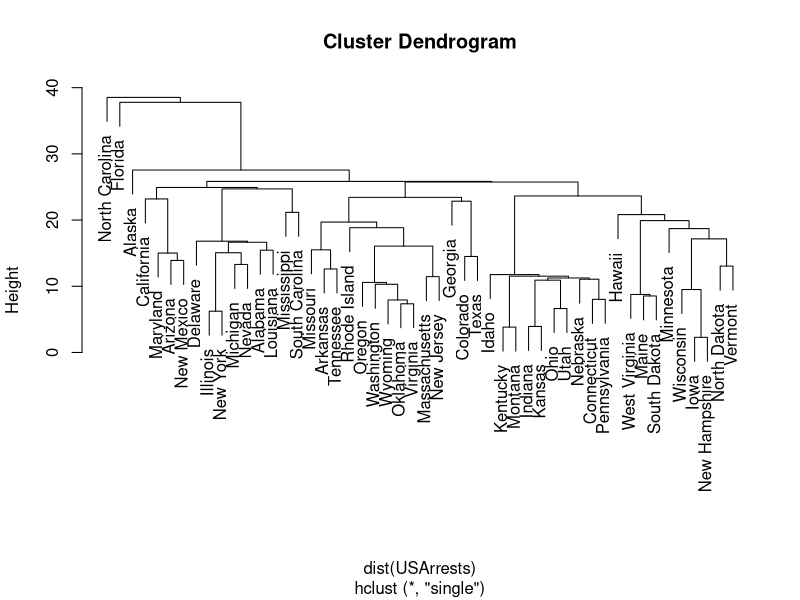
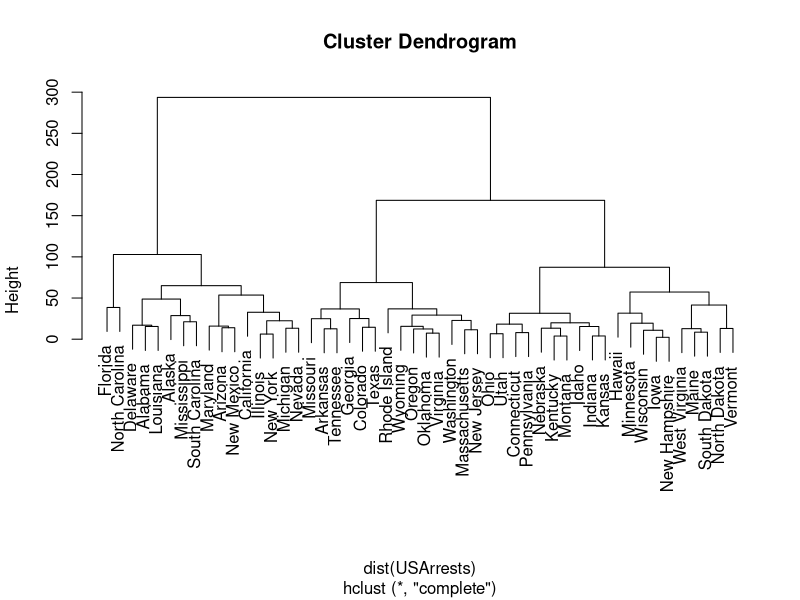
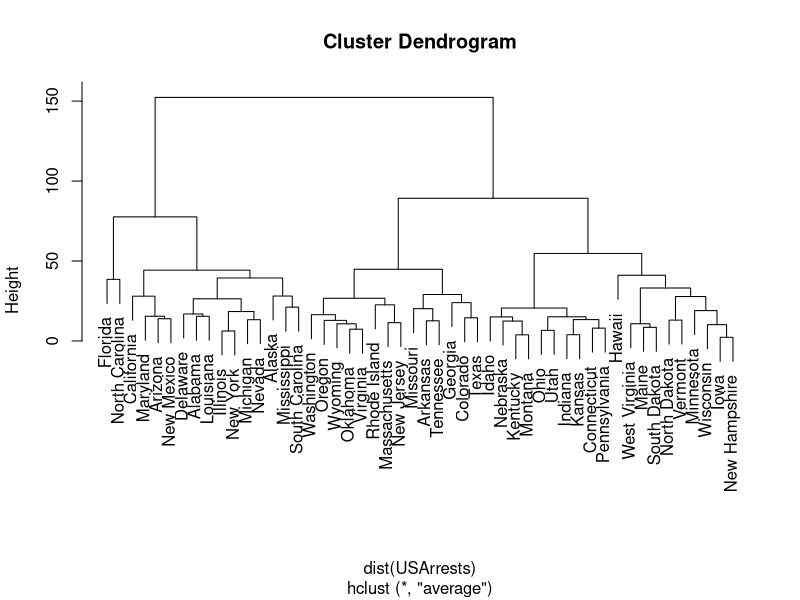
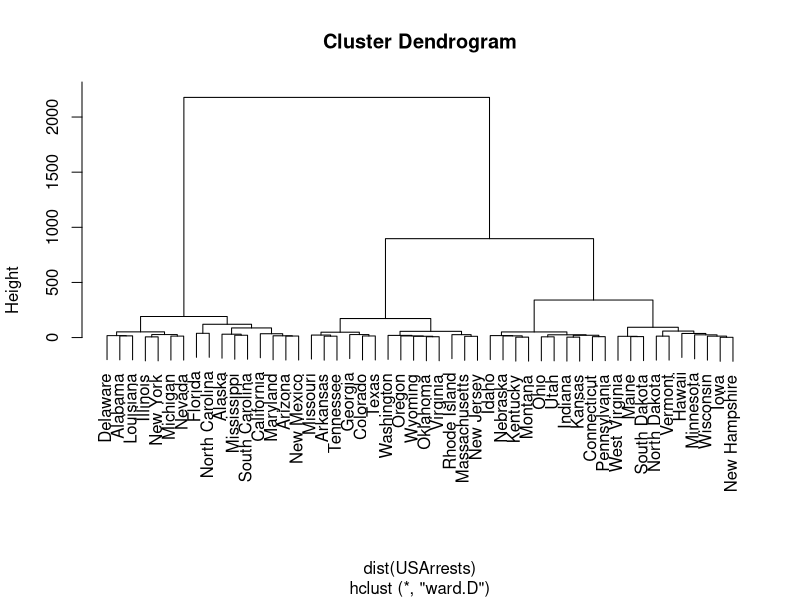
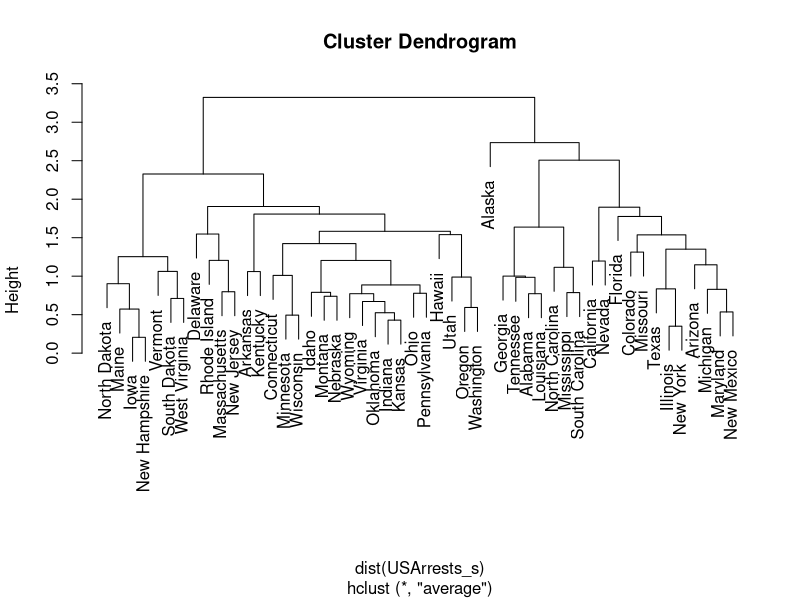
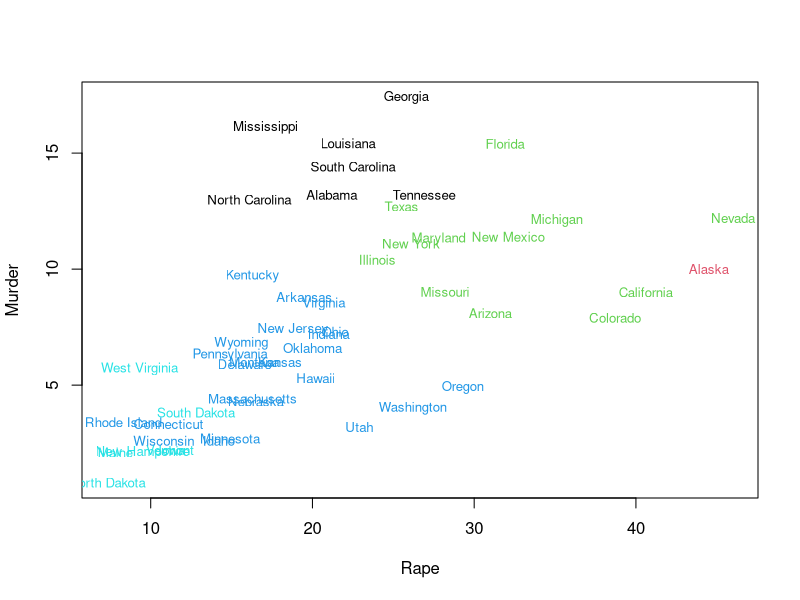
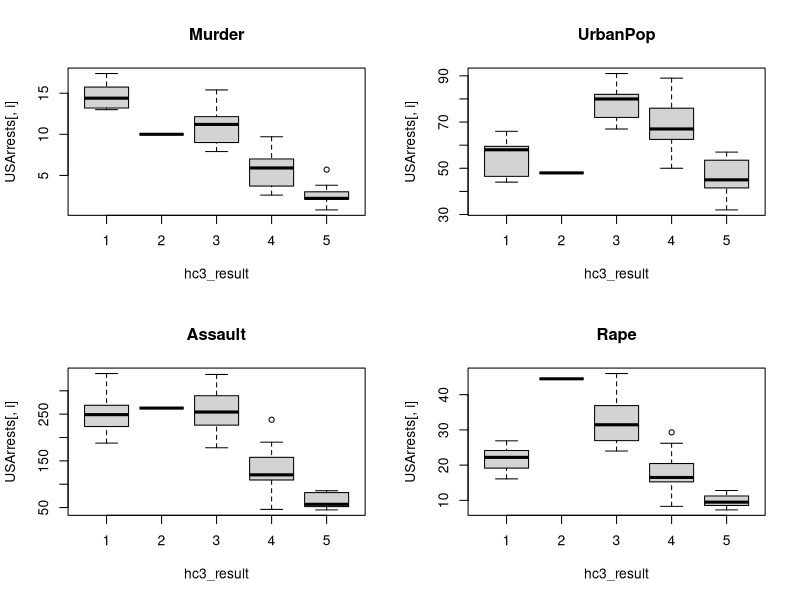

These charts were generated, in order, by the following R code:
dist(USArrests,method="manhattan")
mahalanobis(USArrests,colMeans(USArrests), cov(USArrests))


x=data.frame(c(1,3,6,12,20))
rownames(x)=c("a","b","c","d","e")
dist(x)
hc1=hclust(dist(USArrests),method="single")
plot(hc1)

hc2=hclust(dist(USArrests),method="complete")
windows()
plot(hc2)

hc3=hclust(dist(USArrests),method="average")
windows()
plot(hc3)



hc4=hclust(dist(USArrests),method="ward.D")
windows()
plot(hc4)

USArrests_s=scale(USArrests)
hc3=hclust(dist(USArrests_s),method="average")
plot(hc3)
hc3_result=cutree(hc3,k=5)

plot(Murder~Rape,data=USArrests,type="n")
text(USArrests$Rape,USArrests$Murder,
     rownames(USArrests),col=hc3_result,cex=0.8)

par(mfcol=c(2,2))
for (i in 1:4){
boxplot(USArrests[,i]~hc3_result,main=names(USArrests)[i])
}

library(psych)
describeBy(USArrests,group=hc3_result)
